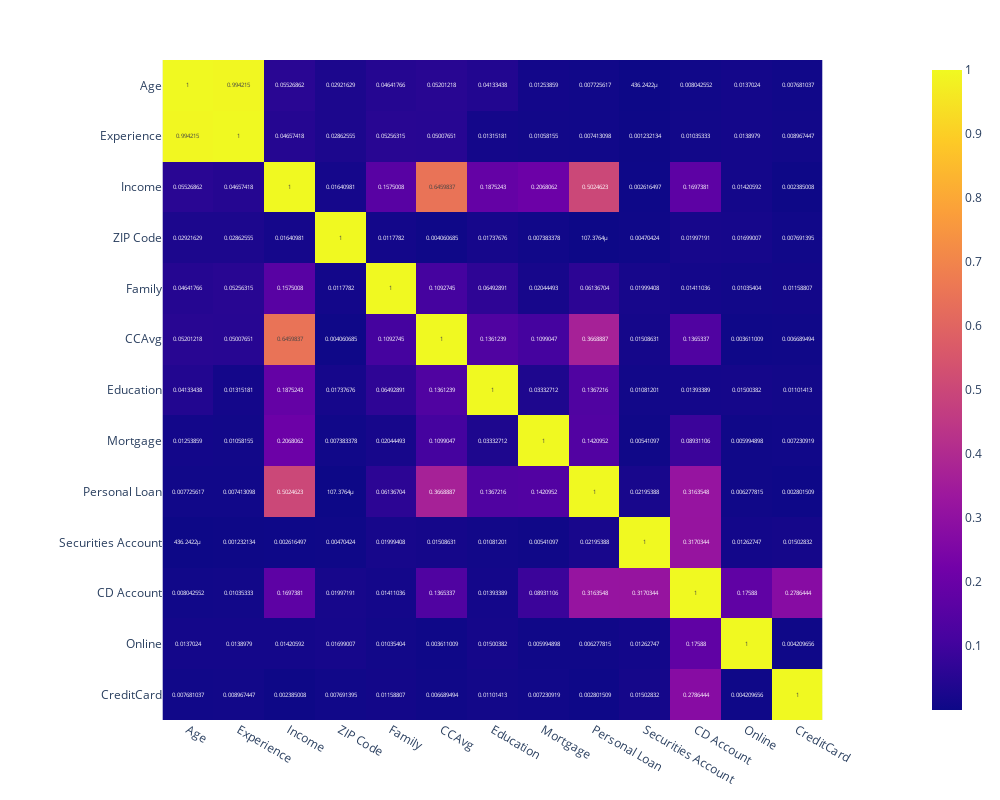

Notebook code cell kept with this figure:
### Code cell
correlation_function(dataset)

### Figure 1 — Plotly figure (JSON) as saved in the notebook; plotly's stock layout.template omitted (floating-point values rounded to 4 significant figures; data arrays with more than 128 entries replaced by an {"elided": "..."} marker saying what was removed)
{"data": [{"coloraxis": "coloraxis", "hovertemplate": "x: %{x}<br>y: %{y}<br>color: %{z}<extra></extra>", "name": "0", "texttemplate": "%{z}", "type": "heatmap", "x": ["Age", "Experience", "Income", "ZIP Code", "Family", "CCAvg", "Education", "Mortgage", "Personal Loan", "Securities Account", "CD Account", "Online", "CreditCard"], "xaxis": "x", "y": ["Age", "Experience", "Income", "ZIP Code", "Family", "CCAvg", "Education", "Mortgage", "Personal Loan", "Securities Account", "CD Account", "Online", "CreditCard"], "yaxis": "y", "z": {"elided": "13x13 float values"}}], "layout": {"coloraxis": {"colorscale": [[0, "#0d0887"], [0.1111, "#46039f"], [0.2222, "#7201a8"], [0.3333, "#9c179e"], [0.4444, "#bd3786"], [0.5556, "#d8576b"], [0.6667, "#ed7953"], [0.7778, "#fb9f3a"], [0.8889, "#fdca26"], [1, "#f0f921"]]}, "height": 800, "margin": {"t": 60}, "width": 1000, "xaxis": {"anchor": "y", "constrain": "domain", "domain": [0, 1], "scaleanchor": "y"}, "yaxis": {"anchor": "x", "autorange": "reversed", "constrain": "domain", "domain": [0, 1]}}}
